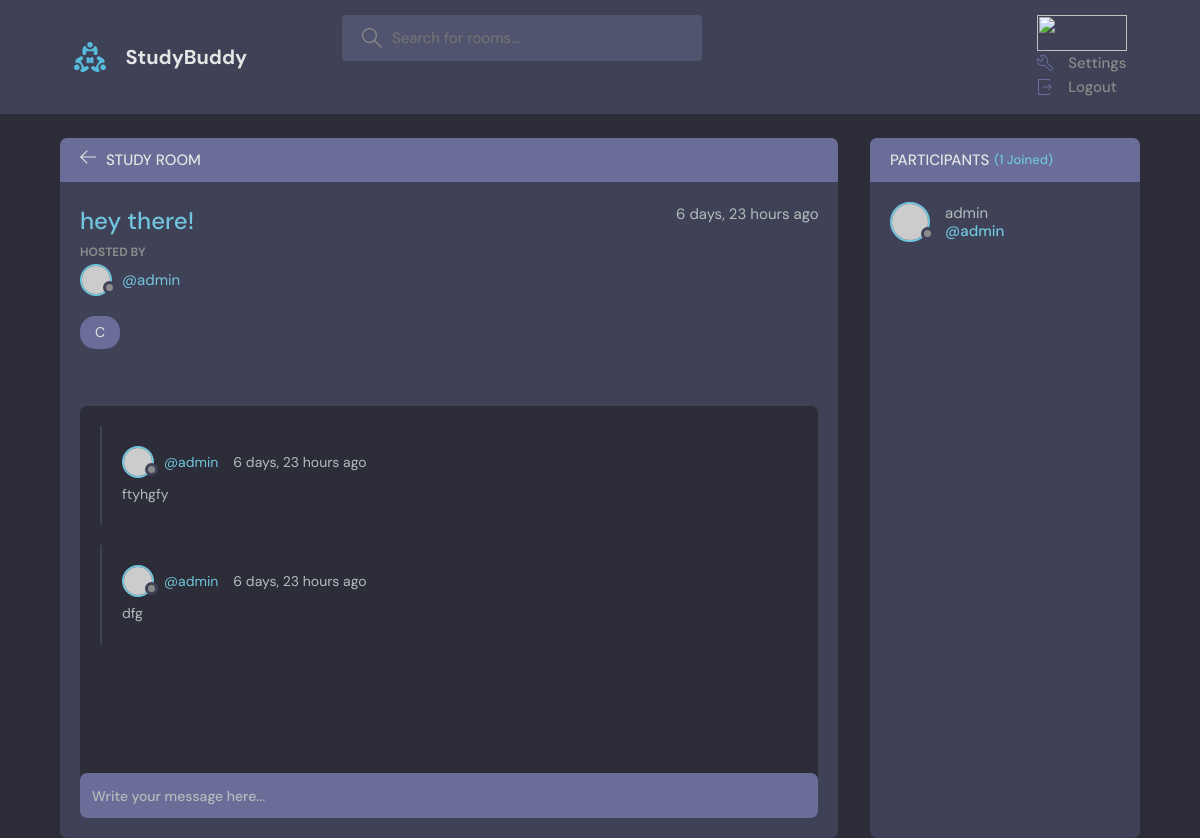
The app's page /room/12, older data.
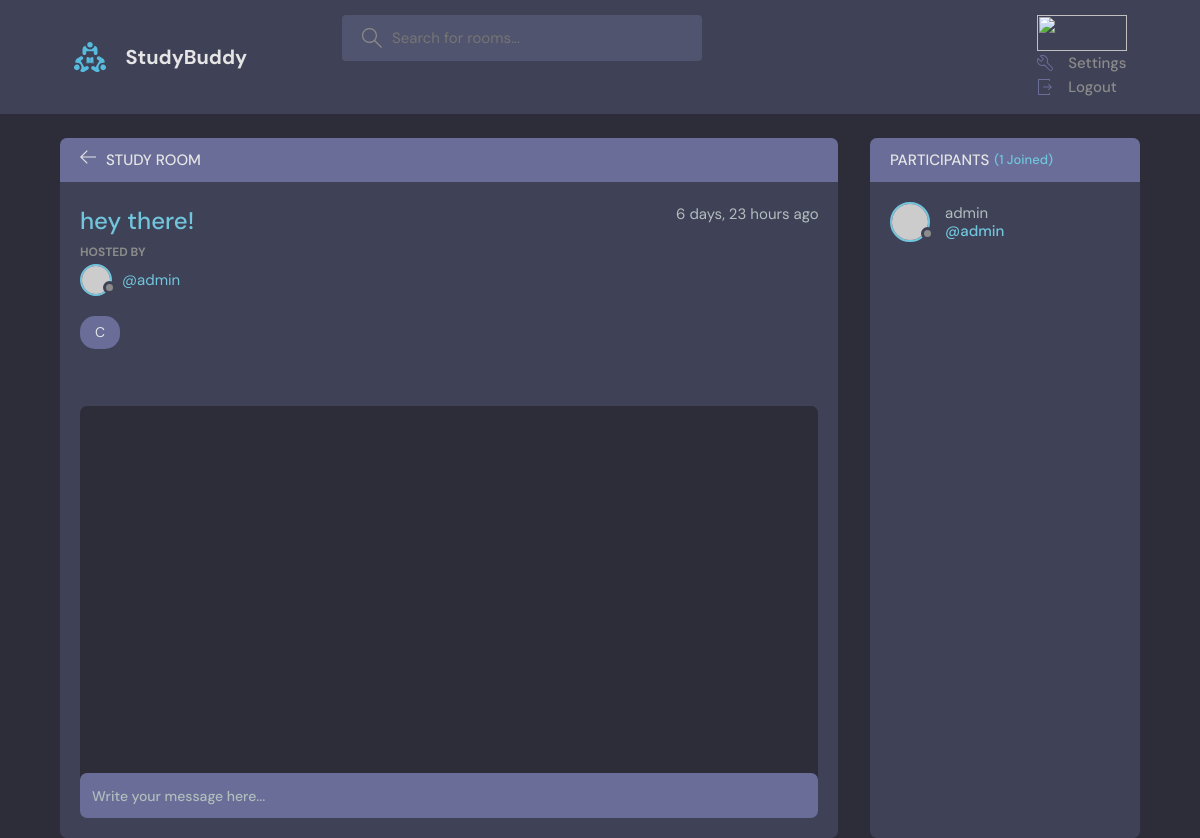
The same page, newer data.
### base/models.py (models this page shows, shortened)
class Message(models.Model):
    user = models.ForeignKey(User, on_delete=models.CASCADE)
    room = models.ForeignKey(Room, on_delete=models.CASCADE)
    body = models.TextField()
    updated = models.DateTimeField(auto_now=True)
    created = models.DateTimeField(auto_now_add=True)
    class Meta:
        ordering = ['-updated','-created']

### base/views.py (the view, shortened to what this page needs)
# urls.py: path('room/<int:pk>',views.room, name='room'),
def room(request, pk):
    room = Room.objects.get(id=pk)
    room_messages = room.message_set.all().order_by('-created')
    participants = room.participants.all()
    context = { 'room': room, 'room_messages':room_messages, 'participants':participants }
    return render(request, 'base/room.html', context)

### base/models.py (called while the page is built)
    def __str__(self):
        return self.name

### base/templates/base/room.html (shortened to what this page needs)
{% extends 'studybud/templates/main.html' %}
{% block content %}
    <main class="profile-page layout layout--2">
      <div class="container">
        <div class="room">
          <div class="room__top">
            <div class="room__topLeft">
              <a href="{% url 'home' %}">
                <svg version="1.1" xmlns="http://www.w3.org/2000/svg" width="32" height="32" viewBox="0 0 32 32">
                  <title>arrow-left</title>
                  <path
                    d="M13.723 2.286l-13.723 13.714 13.719 13.714 1.616-1.611-10.96-10.96h27.625v-2.286h-27.625l10.965-10.965-1.616-1.607z"
                  ></path>
                </svg>
              </a>
              <h3>Study Room</h3>
            </div>
          </div>
          <div class="room__box scroll">
            <div class="room__header scroll">
              <div class="room__info">
                <h3>{{room.name}}</h3>
                <span>{{room.created|timesince}} ago</span>
              </div>
              <div class="room__hosted">
                <p>Hosted By</p>
                <a href="{% url 'user-profile' room.host.id %}" class="room__author">
                  <div class="avatar avatar--small">
                    <img src="https://randomuser.me/api/portraits/men/37.jpg" />
                  </div>
                  <span>@{{room.host.username}}</span>
                </a>
              </div>
              <span class="room__topics">{{room.topic}}</span>
            </div>
            <div class="room__conversation">
              <div class="threads scroll">
                {%for message in room_messages %}
                <div class="thread">
                  <div class="thread__top">
                    <div class="thread__author">
                      <a href="{% url 'user-profile' message.user.id %}" class="thread__authorInfo">
                        <div class="avatar avatar--small">
                          <img src="https://randomuser.me/api/portraits/men/37.jpg" />
                        </div>
                        <span>@{{message.user.username}}</span>
                      </a>
                      <span class="thread__date">{{message.created|timesince}} ago</span>
                    </div>
                  </div>
                  <div class="thread__details">
                    {{message.body}}
                  </div>
                </div>
                {% endfor %}
              </div>
            </div>
          </div>
          <div class="room__message">
            <form action="" method="POST">
              <input name="body" placeholder="Write your message here..." />
            </form>
          </div>
        </div>
        <div class="participants">
          <h3 class="participants__top">Participants <span>({{participants.count}} Joined)</span></h3>
          <div class="participants__list scroll">
            {% for user in participants %}
            <a href="{% url 'user-profile' user.id %}" class="participant">
              <div class="avatar avatar--medium">
                <img src="https://randomuser.me/api/portraits/men/37.jpg" />
              </div>
              <p>
                {{user.username}}
                <span>@{{user.username}}</span>
              </p>
            </a>
            {% endfor %}
          </div>
        </div>
      </div>
    </main>
    {% endblock content %}

Row changes from the older to the newer data that the page shows:
removed Message: user.username "admin", created "6 days, 23 hours", body "ftyhgfy"
removed Message: user.username "admin", created "6 days, 23 hours", body "dfg"
